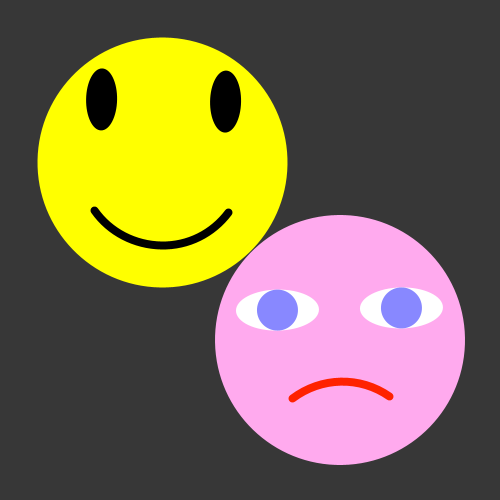
Frame 1 (no input)
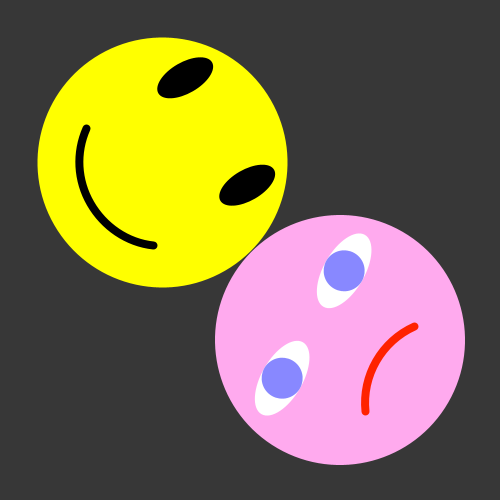
Frame 60 (the mouse pressed at the canvas centre just before this capture)
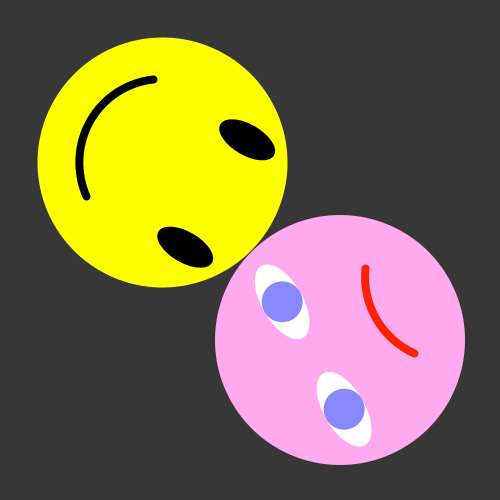
Frame 120 (the mouse held since frame 60 and released just before this capture)

The Processing sketch that drew these frames (run headless with seeded random() and noise(); from frame 60 on, the mouse is pressed at the canvas centre):

// Processing sketch: Rotations
// ── Rotations.pde
void setup()
{
  size(500, 500);
  smooth();
  ellipseMode(CENTER);
}

float angle;

void draw()
{
  background(55);
  angle += PI/180;

  // Save defaults
  pushMatrix();
  // Move origin
  translate(width*0.325, height*0.325);
  // Rotate
  rotate(angle);
  // And draw
  DrawFace1();
  // Restore defaults: next drawing is independent
  popMatrix();

  pushMatrix();
  translate(width*0.68, height*0.68);
  rotate(-angle);
  DrawFace2();
  popMatrix();
}

void DrawFace1()
{
  noStroke();
  fill(#FFFF00);
  // Draw around the origin
  ellipse(0, 0, width/2, height/2);
  fill(0);
  ellipse(-width/8, -height/8, width/16, height/8);
  ellipse(+width/8, -height/8, width/16, height/8);
  strokeWeight(8);
  stroke(0);
  noFill();
  arc(0, 0, width/3, height/3, PI*0.2, PI*0.8);
}

void DrawFace2()
{
  noStroke();
  fill(#FFAAEE);
  // Draw around the origin
  ellipse(0, 0, width/2, height/2);
  fill(255);
  ellipse(-width/8, -height/16, width/6, height/12);
  ellipse(+width/8, -height/16, width/6, height/12);
  fill(#8888FF);
  ellipse(-width/8, -height/16, width/12, height/12);
  ellipse(+width/8, -height/16, width/12, height/12);
  strokeWeight(8);
  stroke(#FF2200);
  noFill();
  arc(0, height/4, width/3, height/3, PI*1.3, PI*1.7);
}
